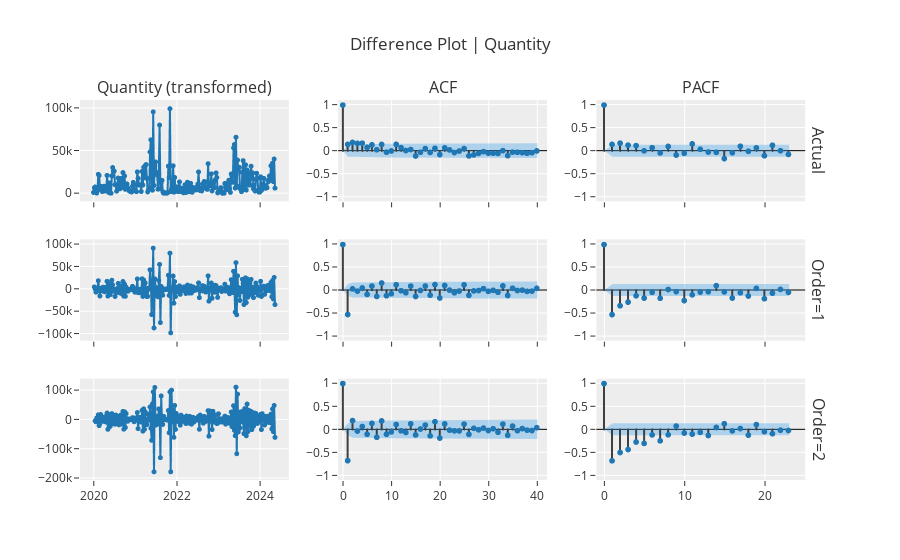

Notebook code cell kept with this figure:
### Code cell
exp.plot_model(plot="diff", 
               data_kwargs={"order_list": [1, 2], "acf": True, "pacf": True})
